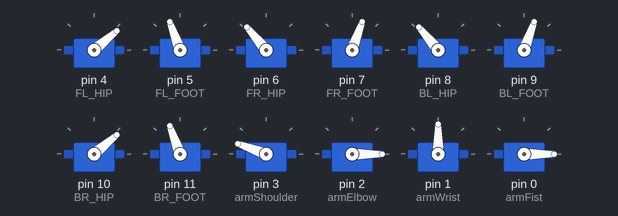
Recording of a sketch running on a simulated Arduino Uno, built with avr-gcc and run on an emulated ATmega328P. On the bench: 12 × servo.

Above: at 0.05 s.
Timing chart, 0 to 4.6 s (numbered marks = the images above):
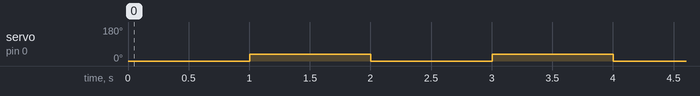

Measured:
- by itself, servo on pin 0 (armFist): alternates 35° for 1.0 s and 0° for 1.0 s

The sketch:

ArduinoQuadruped.ino
```cpp
/*
 * Author: Laksh Bhambhani
 */

#include <Servo.h>

Servo FL_HIP;
Servo FL_FOOT;
Servo FR_HIP;
Servo FR_FOOT;
Servo BL_HIP;
Servo BL_FOOT;
Servo BR_HIP;
Servo BR_FOOT;

Servo armShoulder;
Servo armElbow;
Servo armWrist;
Servo armFist;

const int trigPin = 13; // Trig Pin of Ultrasonic Sensor
const int echoPin = 12; // Echo Pin of Ultrasonic Sensor

void setup() {
  FL_HIP.attach(4);
  FL_FOOT.attach(5);
  FR_HIP.attach(6);
  FR_FOOT.attach(7);
  BL_HIP.attach(8);
  BL_FOOT.attach(9);
  BR_HIP.attach(10);
  BR_FOOT.attach(11);

  armShoulder.attach(3);
  armElbow.attach(2);
  armWrist.attach(1);
  armFist.attach(0);

  homePos();

  homePosArm();
}

void loop()
{
  armFist.write(0);
  delay(1000);
  armFist.write(35);
  delay(1000);
}

void avoidObstacles()
{
  int distance = getDistance();
  homePosArm();
  if(distance < 6)
  {
    turnLeft();
    int leftDistance = getDistance();
    delay(500);
    for(int i = 0; i <= 1; i++){
      turnRight();
    }
    int rightDistance = getDistance();
    if(leftDistance > rightDistance)
    {
      for(int i = 0; i <= 4; i++)
      {
        turnLeft();
        grabHorizontalFront();
      }
    }
    else
    {
      for(int i = 0; i <= 3; i++)
      {
        turnRight();
        grabHorizontalFront();
      }
    }
  }
  else
  {
    walkForward();
  }
}

void armDemo()
{
  grabHorizontalFront();
  delay(700);
  releaseHorizontalBack();
  delay(700);
  grabVerticalFront();
  delay(700);
  releaseVerticalBack();
  delay(700);
}

void leanDemo()
{
  leanLeft();
  delay(1000);
  homePos();
  delay(1000);
  leanRight();
  delay(1000);
  homePos();
  delay(1000);
}

void leanRight()
{
 FL_FOOT.write(15);
 FR_FOOT.write(15);
 BL_FOOT.write(140);
 BR_FOOT.write(140);
}

void leanLeft()
{
 FL_FOOT.write(140);
 FR_FOOT.write(140);
 BL_FOOT.write(15);
 BR_FOOT.write(15);
}

void homePos()
{
 FL_HIP.write(40);
 FL_FOOT.write(110);
 FR_HIP.write(130);
 FR_FOOT.write(70);
 BL_HIP.write(130);
 BL_FOOT.write(70);
 BR_HIP.write(40);
 BR_FOOT.write(110);
}

void bow()
{
 FL_FOOT.write(140);
 FR_FOOT.write(15);
 BL_FOOT.write(130);
 BR_FOOT.write(30);
}

void bendBack()
{
 FL_FOOT.write(30);
 FR_FOOT.write(130);
 BL_FOOT.write(15);
 BR_FOOT.write(140);
}

void turnLeft()
{
  // Front left and back right leg
  // raises the foot in air
  FL_FOOT.write(130);
  BR_FOOT.write(130);

  delay(200);

  // turns the hip around
  FL_HIP.write(0);
  BR_HIP.write(0);

  delay(200);

  // puts the foot down again
  FL_FOOT.write(110);
  BR_FOOT.write(110);

  delay(200);

  // puts the hip back in original place
  FL_HIP.write(40);
  BR_HIP.write(40);

  delay(200);

  // Front Right and Back Left Leg
  // raises the foot in air
  FR_FOOT.write(50);
  BL_FOOT.write(50);

  delay(200);

  // turns the hip around
  FR_HIP.write(180);
  BL_HIP.write(180);

  delay(200);

  // puts the foot down again
  FR_FOOT.write(70);
  BL_FOOT.write(70);

  delay(200);

  // puts the hip back in original place
  FR_HIP.write(130);
  BL_HIP.write(130);
}

void turnRight()
{
  // Front left and back right leg
  //raises the foot in air
  FL_FOOT.write(130);
  BR_FOOT.write(130);

  delay(200);

  // turns the hip around
  FL_HIP.write(10);
  BR_HIP.write(10);

  delay(200);

  // puts the foot down again
  FL_FOOT.write(110);
  BR_FOOT.write(110);

  delay(200);

  // puts the hip back in original place
  FL_HIP.write(40);
  BR_HIP.write(40);

  delay(200);

  // Front Right and Back Left Leg
  // raises the foot in air
  FR_FOOT.write(50);
  BL_FOOT.write(50);

  delay(200);

  // turns the hip around
  FR_HIP.write(80);
  BL_HIP.write(80);

  delay(200);

  // puts the foot down again
  FR_FOOT.write(70);
  BL_FOOT.write(70);

  delay(200);

  // puts the hip back in original place
  FR_HIP.write(130);
  BL_HIP.write(130);
}

void walkForward()
{
 FR_FOOT.write(50);
 BL_FOOT.write(50);

 delay(200);

 FR_HIP.write(150);
 BL_HIP.write(110);
 FL_HIP.write(60);
 BR_HIP.write(20);

 delay(200);

 FR_FOOT.write(70);
 BL_FOOT.write(70);

 delay(200);

 FL_FOOT.write(130);
 BR_FOOT.write(130);

 delay(200);

 FL_HIP.write(20);
 BR_HIP.write(60);
 FR_HIP.write(110);
 BL_HIP.write(150);

 delay(200);

 FL_FOOT.write(110);
 BR_FOOT.write(110);

 delay(200);

}

long microsecondsToInches(long microseconds) {
   return microseconds / 74 / 2;
}

long microsecondsToCentimeters(long microseconds) {
   return microseconds / 29 / 2;
}

int getDistance()
{
   long duration, inches, cm;
   pinMode(trigPin, OUTPUT);
   digitalWrite(trigPin, LOW);
   delayMicroseconds(2);
   digitalWrite(trigPin, HIGH);
   delayMicroseconds(10);
   digitalWrite(trigPin, LOW);
   pinMode(echoPin, INPUT);
   duration = pulseIn(echoPin, HIGH);
   inches = microsecondsToInches(duration);
   cm = microsecondsToCentimeters(duration);
   Serial.print(inches);
   Serial.print("in, ");
   Serial.print(cm);
   Serial.print("cm");
   Serial.println();
   delay(100);
   return cm;
}

void homePosArm()
{
  homePos();
  armShoulder.write(160);
  armElbow.write(0);
  armWrist.write(90);
  armFist.write(0);
}

void grabHorizontalFront()
{
  bow();
  armFist.write(90);
  armShoulder.write(170);
  armElbow.write(130);
  armWrist.write(90);
  delay(1000);
  armFist.write(0);
  delay(700);
  homePosArm();
}

void grabVerticalFront()
{
  bow();
  armFist.write(90);
  armShoulder.write(170);
  armElbow.write(130);
  armWrist.write(0);
  delay(1000);
  armFist.write(0);
  delay(700);
  homePosArm();
}

void grabHorizontalBack()
{
  bendBack();
  armFist.write(90);
  armShoulder.write(40);
  armElbow.write(0);
  armWrist.write(90);
  delay(1000);
  armFist.write(0);
  delay(700);
  homePosArm();
}

void grabVerticalBack()
{
  bendBack();
  armFist.write(90);
  armShoulder.write(40);
  armElbow.write(0);
  armWrist.write(0);
  delay(1000);
  armFist.write(0);
  delay(700);
  homePosArm();
}

void releaseHorizontalFront()
{
  bow();
  armShoulder.write(170);
  armElbow.write(130);
  armWrist.write(90);
  delay(1000);
  armFist.write(90);
  delay(700);
  homePosArm();
}

void releaseVerticalFront()
{
  bow();
  armShoulder.write(170);
  armElbow.write(130);
  armWrist.write(0);
  delay(1000);
  armFist.write(90);
  delay(700);
  homePosArm();
}

void releaseHorizontalBack()
{
  bendBack();
  armShoulder.write(40);
  armElbow.write(0);
  armWrist.write(90);
  delay(1000);
  armFist.write(90);
  delay(700);
  homePosArm();
}

void releaseVerticalBack()
{
  bendBack();
  armShoulder.write(40);
  armElbow.write(0);
  armWrist.write(0);
  delay(1000);
  armFist.write(90);
  delay(700);
  homePosArm();
}

void homePosGrabBall()
{
  homePos();
  homePosArm();
  armFist.write(90);
  delay(1000);
  armFist.write(0);
}

void homePosGrabHatch()
{
  homePos();
  homePosArm();
  armFist.write(0);
  delay(1000);
  armFist.write(25);
}
```
